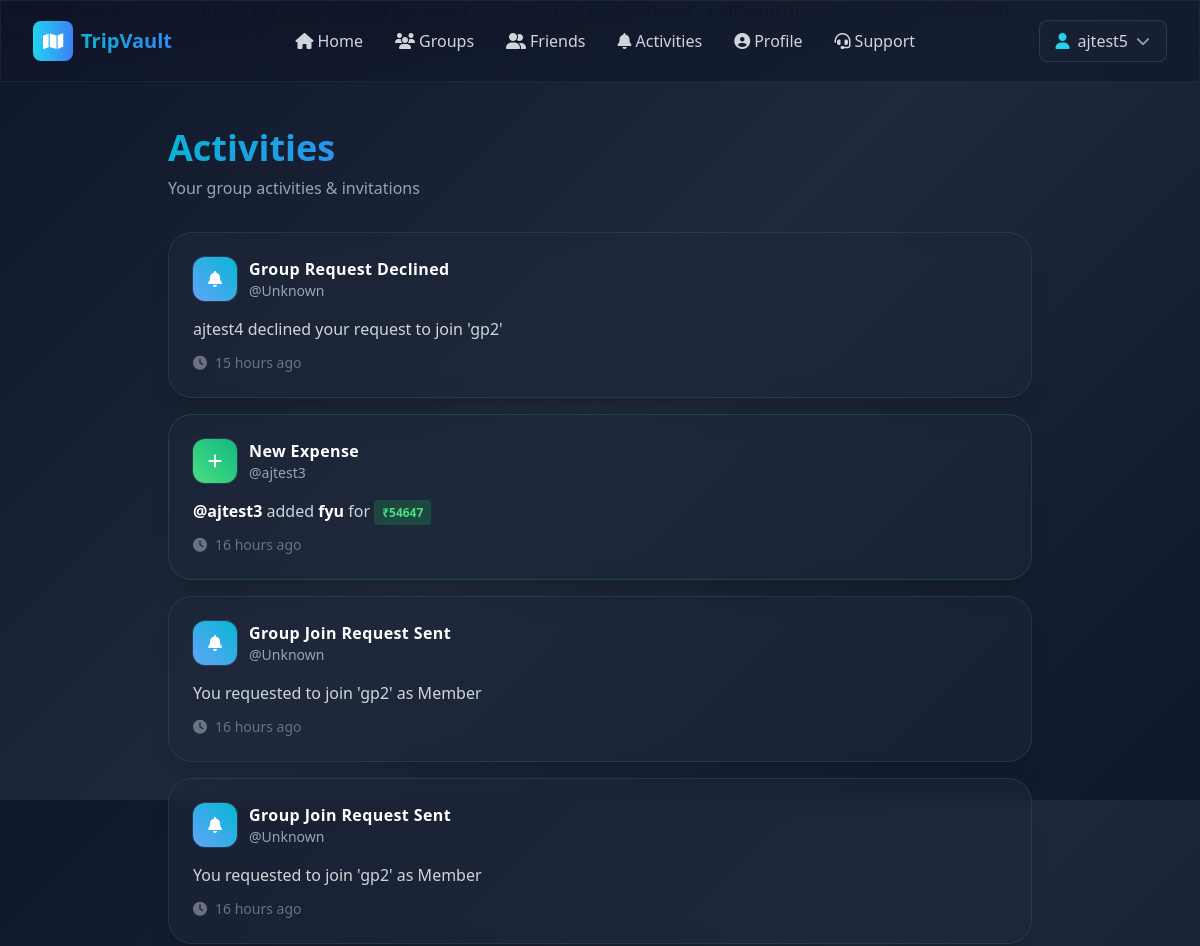
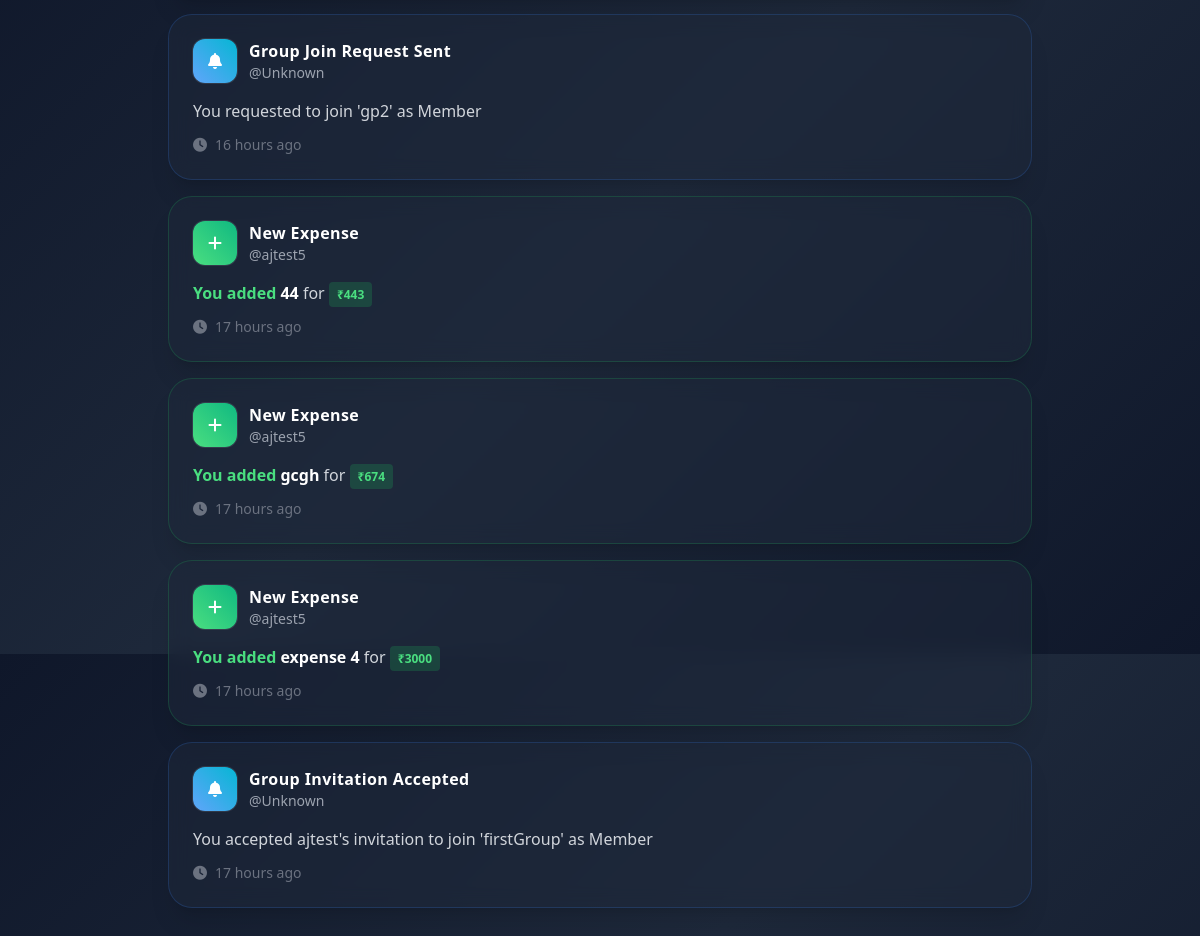
Page /user/notifications/ (signed in) on the committed database (2 pictures, top to bottom).
### common/models.py (models this page shows, shortened)
class BaseModel(models.Model):
    created_at = models.DateTimeField(auto_now_add=True)
    updated_at = models.DateTimeField(auto_now=True)
    class Meta:
        abstract = True

class Notification(BaseModel):
    NOTIFICATION_TYPES = [
        ('expense_added', 'Expense Added'),
        ('expense_deleted', 'Expense Deleted'),
        ('group_request', 'Group Request'),
        ('other', 'Other'),
    ]
    user = models.ForeignKey('user.User', on_delete=models.CASCADE, related_name='notifications')
    title = models.CharField(max_length=100)
    message = models.TextField()
    notification_type = models.CharField(max_length=20, choices=NOTIFICATION_TYPES, default='other')
    metadata = models.JSONField(default=dict, blank=True)  # Store additional data like expense_id, etc.
    is_read = models.BooleanField(default=False)
    class Meta:
        ordering = ['-created_at']

### user/auth_views.py (the view, shortened to what this page needs)
# urls.py: path('notifications/', NotificationsView.as_view(), name='notifications'),
@method_decorator(login_required(login_url="/user/login/"), name="dispatch")
class NotificationsView(View):
    def get(self, request):
        user = request.user.user
        if not user:
            return redirect('login')
        from group_request import utils as group_request_utils
        from common.models import Notification
        Notification.objects.filter(user=user, is_read=False).update(is_read=True)
        pending_requests = group_request_utils.get_user_group_all_pending_request(user)
        from group_request import models as group_request_models
        group_request_models.UserGroupRequest.objects.filter(
            id__in=[req.id for req in pending_requests]
        ).update(is_seen=True)
        requests = []
        expense_notifications = Notification.objects.filter(user=user).select_related('user').order_by('-created_at')[:50]
        for notif in expense_notifications:
            metadata = notif.metadata or {}
            amount_owed = 0
            group_name = metadata.get('group_name', '')
            added_by = metadata.get('added_by', '')
            r = {
                'id': notif.id,
                'title': notif.title,
                'message': notif.message,
                'notification_type': notif.notification_type,
                'time': common_utils.format_time_difference(notif.created_at),
                'type': 'activity',
                'is_read': notif.is_read,
                'created_at': notif.created_at,
                'added_by': added_by or 'Unknown',
                'expense_title': metadata.get('expense_title', ''),
                'amount': metadata.get('amount', ''),
                'group_name': group_name,
                'amount_owed': amount_owed,
            }
            requests.append(r)
        requests.sort(key=lambda x: x.get('created_at'), reverse=True)
        return render(request, "user/notifications.html", {"user": user, 'requests': requests})

### user/templates/user/notifications.html (shortened to what this page needs)
{% extends 'user/base.html' %}
{% load custom_filters %}
{% load static %}
{% block body %}
<div class="min-h-screen pt-20 pb-12">
    <div class="max-w-4xl mx-auto px-4">
        <div class="mb-8">
            <div class="flex items-center justify-between">
                <div>
                    <h1 class="text-4xl font-bold gradient-text mb-2">Activities</h1>
                    <p class="text-gray-400">Your group activities & invitations</p>
                </div>
            </div>
        </div>
        {% if requests %}
        <div class="space-y-4">
            {% for request in requests %}
                {% if request.type == 'group_request' %}
                <div id="notification_{{ request.id }}" class="glass rounded-3xl p-6 transition-all border border-cyan-500/20 hover:border-cyan-400/40 shadow-xl hover:shadow-2xl">
                    <div class="flex items-center justify-between mb-4">
                        <div class="flex items-center space-x-3">
                            <div class="w-11 h-11 bg-gradient-to-tr from-cyan-400 to-blue-500 rounded-xl flex items-center justify-center ring-1 ring-white/10">
                                <i class="fas fa-user-plus text-white"></i>
                            </div>
                            <div>
                                <h3 class="text-white font-extrabold tracking-wide">New Request</h3>
                                <p class="text-gray-400 text-sm">@{{ request.requested_by }}</p>
                            </div>
                        </div>
                    </div>
                    <div class="flex items-start justify-between gap-4">
                        <div class="flex items-start space-x-4 flex-1">
                            <div class="w-12 h-12 bg-gradient-to-tr from-cyan-400 to-blue-500 rounded-full flex items-center justify-center flex-shrink-0 ring-2 ring-white/10">
                                {% if request.sender_icon %}
                                    <img src="{{ request.sender_icon }}" alt="{{ request.requested_by }}" class="w-full h-full rounded-full object-cover">
                                {% else %}
                                    <i class="fas fa-user text-white text-lg"></i>
                                {% endif %}
                            </div>
                            <div class="flex-1">
                                <div class="flex items-center space-x-2 mb-1">
                                    <h3 class="text-white font-bold">{{ request.sender_name }}</h3>
                                    <span class="text-gray-500 text-sm hidden md:inline">@{{ request.requested_by }}</span>
                                </div>
                                <p class="text-gray-300 mb-2">
                                    wants to add you to
                                    <span class="text-cyan-300 font-semibold">{{ request.group_name }}</span>
                                    as
                                    <span class="px-2 py-1 rounded text-xs font-semibold {% if request.role == 'Admin' %}bg-red-500/20 text-red-400{% else %}bg-blue-500/20 text-blue-400{% endif %}">
                                        {{ request.role }}
                                    </span>
                                </p>
                                <div class="flex items-center space-x-2 text-sm text-gray-500">
                                    <i class="fas fa-clock"></i>
                                    <span>{{ request.time }}</span>
                                </div>
                            </div>
                        </div>
                        <div class="flex gap-3 flex-shrink-0">
                            <button
                                onclick="handleRequest('{{ request.id }}', '{{ request.sender_uid }}', '{{ request.group_id }}', 'accept')"
                                id="acceptBtn_{{ request.id }}"
                                class="px-6 py-3 rounded-xl text-white transition-all font-semibold flex items-center space-x-2 btn-gradient shadow-lg hover:shadow-xl">
                                <i class="fas fa-check"></i>
                                <span class="tracking-wide">Accept</span>
                            </button>
                            <button
                                onclick="handleRequest('{{ request.id }}', '{{ request.sender_uid }}', '{{ request.group_id }}', 'decline')"
                                id="declineBtn_{{ request.id }}"
                                class="px-6 py-3 rounded-xl bg-white/5 text-gray-200 hover:bg-white/10 transition-all font-semibold flex items-center space-x-2 border border-white/10">
                                <i class="fas fa-times"></i>
                                <span class="tracking-wide">Decline</span>
                            </button>
                        </div>
                    </div>
                </div>
                {% else %}
                <div id="notification_{{ request.id }}" class="glass rounded-3xl p-6 transition-all border {% if request.notification_type == 'expense_added' %}{% if request.amount_owed|floatformat:0 != '0' %}border-red-500/20 hover:border-red-400/40{% else %}border-green-500/20 hover:border-green-400/40{% endif %}{% elif request.notification_type == 'expense_deleted' %}border-red-500/20 hover:border-red-400/40{% else %}border-blue-500/20 hover:border-blue-400/40{% endif %} shadow-xl hover:shadow-2xl">
                    <div class="flex items-center justify-between mb-4">
                        <div class="flex items-center space-x-3">
                            <div class="w-11 h-11 bg-gradient-to-tr {% if request.notification_type == 'expense_added' %}{% if request.amount_owed|floatformat:0 != '0' %}from-red-400 to-pink-500{% else %}from-green-400 to-emerald-500{% endif %}{% elif request.notification_type == 'expense_deleted' %}from-red-400 to-pink-500{% else %}from-blue-400 to-cyan-500{% endif %} rounded-xl flex items-center justify-center ring-1 ring-white/10">
                                {% if request.notification_type == 'expense_added' %}
                                    <i class="fas fa-plus text-white"></i>
                                {% elif request.notification_type == 'expense_deleted' %}
                                    <i class="fas fa-trash text-white"></i>
                                {% else %}
                                    <i class="fas fa-bell text-white"></i>
                                {% endif %}
                            </div>
                            <div>
                                <h3 class="text-white font-extrabold tracking-wide">{{ request.title }}</h3>
                                <p class="text-gray-400 text-sm">@{{ request.added_by }}</p>
                            </div>
                        </div>
                    </div>
                    <div class="flex items-start justify-between gap-4">
                        <div class="flex-1">
                            <div class="mb-3">
                                {% if request.expense_title %}
                                    <p class="text-gray-300 mb-2">
                                        {% if request.added_by == user.username %}
                                            <span class="text-green-400 font-semibold">You added</span>
                                            <span class="text-white font-semibold">{{ request.expense_title }}</span>
                                            for
                                            <span class="px-2 py-1 rounded text-xs font-semibold bg-green-500/20 text-green-400">
                                                ₹{{ request.amount }}
                                            </span>
                                        {% else %}
                                            <span class="text-white font-semibold">@{{ request.added_by }}</span>
                                            added
                                            <span class="text-white font-semibold">{{ request.expense_title }}</span>
                                            for
                                            <span class="px-2 py-1 rounded text-xs font-semibold bg-green-500/20 text-green-400">
                                                ₹{{ request.amount }}
                                            </span>
                                        {% endif %}
                                    </p>
                                {% else %}
                                    <p class="text-gray-300">{{ request.message }}</p>
                                {% endif %}
                            </div>
                            <div class="flex items-center space-x-2 text-sm text-gray-500">
                                <i class="fas fa-clock"></i>
                                <span>{{ request.time }}</span>
                            </div>
                        </div>
                    </div>
                </div>
                {% endif %}
            {% endfor %}
        </div>
        {% endif %}
    </div>
</div>
{% endblock body %}

### user/templates/user/base.html (shortened to what this page needs)
<!DOCTYPE html>
{% load static %}
<html lang="en">
<head>
    <script src="https://cdn.tailwindcss.com"></script>
    <link rel="stylesheet" href="https://cdnjs.cloudflare.com/ajax/libs/font-awesome/6.4.0/css/all.min.css">
</head>
<body>
    {% include 'common/navbar.html' %}
    {% block body %}{% endblock body %}
</body>
</html>

### common/templates/common/navbar.html (shortened to what this page needs)
{% load static %}
<nav class="fixed top-0 w-full z-50 glass-dark">
    <div class="max-w-7xl mx-auto px-4 sm:px-6 lg:px-8">
        <div class="flex justify-between items-center h-20">
            <div class="flex items-center space-x-2">
                <a href="{% url 'home' %}" class="flex items-center space-x-2 group">
                    <div class="w-10 h-10 bg-gradient-to-r from-cyan-400 to-blue-500 rounded-lg flex items-center justify-center transform group-hover:scale-110 transition-transform">
                        <i class="fas fa-map text-white text-lg"></i>
                    </div>
                    <span class="text-xl font-bold gradient-text hidden sm:inline">TripVault</span>
                </a>
            </div>
            <div class="hidden md:flex items-center space-x-8">
                <a href="{% url 'home' %}" class="text-gray-300 hover:text-cyan-400 transition-colors duration-300 flex items-center space-x-1">
                    <i class="fas fa-home"></i>
                    <span>Home</span>
                </a>
                {% if request.user.is_authenticated %}
                <a href="{% url 'group' %}" class="text-gray-300 hover:text-cyan-400 transition-colors duration-300 flex items-center space-x-1">
                    <i class="fas fa-users"></i>
                    <span>Groups</span>
                </a>
                <a href="{% url 'friends' %}" class="text-gray-300 hover:text-cyan-400 transition-colors duration-300 flex items-center space-x-1">
                    <i class="fas fa-user-friends"></i>
                    <span>Friends</span>
                </a>
                <a href="{% url 'notifications' %}" class="text-gray-300 hover:text-cyan-400 transition-colors duration-300 flex items-center space-x-1 relative">
                    <i class="fas fa-bell"></i>
                    <span>Activities</span>
                    {% if request.user.user %}
                        {% load custom_filters %}
                    {% endif %}
                </a>
                <a href="{% url 'userprofile' %}" class="text-gray-300 hover:text-cyan-400 transition-colors duration-300 flex items-center space-x-1">
                    <i class="fas fa-user-circle"></i>
                    <span>Profile</span>
                </a>
                {% endif %}
                <a href="{% url 'support' %}" class="text-gray-300 hover:text-cyan-400 transition-colors duration-300 flex items-center space-x-1">
                    <i class="fas fa-headset"></i>
                    <span>Support</span>
                </a>
            </div>
            <div class="flex items-center space-x-4">
                {% if request.user.is_authenticated %}
                <div class="relative group">
                    <button class="flex items-center space-x-2 px-4 py-2 rounded-lg glass hover:bg-opacity-80 transition-all">
                        <i class="fas fa-user text-cyan-400"></i>
                        <span class="text-gray-300 hidden sm:inline">{{ request.user.username }}</span>
                        <i class="fas fa-chevron-down text-gray-400 text-sm"></i>
                    </button>
                </div>
                {% endif %}
            </div>
        </div>
            {% if request.user.is_authenticated %}
                {% if request.user.user %}
                    {% load custom_filters %}
                {% endif %}
            {% else %}
            <a href="{% url 'login' %}" class="block px-4 py-2 text-gray-300 hover:text-cyan-400 hover:bg-white/5 rounded">Login</a>
            <a href="{% url 'customerregistration' %}" class="block px-4 py-2 text-cyan-400 hover:text-cyan-300">Register</a>
            {% endif %}
    </div>
</nav>
  }
  // Attach event listeners after DOMContentLoaded
  document.querySelector('.navbar-brand').addEventListener('mouseover', showDiv);
  document.querySelector('.navbar-brand').addEventListener('mouseout', hideDiv);

### rows in the picture
Notification: notification_type "other" (drawn), title "Group Request Declined", message "ajtest4 declined your request to join 'gp2'"
Notification: notification_type "expense_added" (drawn), title "New Expense"
Notification: notification_type "other" (drawn), title "Group Join Request Sent", message "You requested to join 'gp2' as Member"
Notification: notification_type "other" (drawn), title "Group Join Request Sent", message "You requested to join 'gp2' as Member"
Notification: notification_type "other" (drawn), title "Group Join Request Sent", message "You requested to join 'gp2' as Member"
Notification: notification_type "expense_added" (drawn), title "New Expense"
Notification: notification_type "expense_added" (drawn), title "New Expense"
Notification: notification_type "expense_added" (drawn), title "New Expense"
Notification: notification_type "other" (drawn), title "Group Invitation Accepted", message "You accepted ajtest's invitation to join 'firstGroup' as Member"

### other values in the picture
{{ request.user.username }} "ajtest5"
{{ request.added_by }} "Unknown" "ajtest3" "Unknown" "Unknown" "Unknown" "ajtest5" "ajtest5" "ajtest5" "Unknown"
{{ request.time }} "15 hours ago" "16 hours ago" "16 hours ago" "16 hours ago" "16 hours ago" "17 hours ago" "17 hours ago" "17 hours ago" "17 hours ago"
{{ request.added_by }} "ajtest3"
{{ request.expense_title }} "fyu"
{{ request.amount }} "54647"
{{ request.expense_title }} "44" "gcgh" "expense 4"
{{ request.amount }} "443" "674" "3000"
